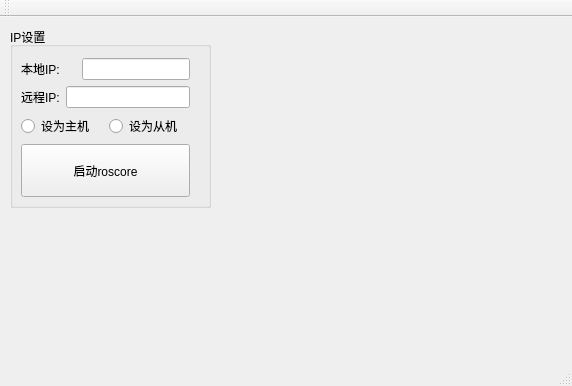
<?xml version="1.0" encoding="UTF-8"?>
<ui version="4.0">
 <class>MainWindow</class>
 <widget class="QMainWindow" name="MainWindow">
  <property name="geometry">
   <rect>
    <x>0</x>
    <y>0</y>
    <width>572</width>
    <height>386</height>
   </rect>
  </property>
  <property name="sizePolicy">
   <sizepolicy hsizetype="MinimumExpanding" vsizetype="Preferred">
    <horstretch>0</horstretch>
    <verstretch>0</verstretch>
   </sizepolicy>
  </property>
  <property name="windowTitle">
   <string>MainWindow</string>
  </property>
  <widget class="QWidget" name="centralWidget">
   <widget class="QLabel" name="label">
    <property name="geometry">
     <rect>
      <x>30</x>
      <y>20</y>
      <width>67</width>
      <height>17</height>
     </rect>
    </property>
    <property name="text">
     <string/>
    </property>
   </widget>
   <widget class="QGroupBox" name="groupBox">
    <property name="geometry">
     <rect>
      <x>10</x>
      <y>10</y>
      <width>201</width>
      <height>181</height>
     </rect>
    </property>
    <property name="title">
     <string>IP设置</string>
    </property>
    <property name="checkable">
     <bool>false</bool>
    </property>
    <widget class="QWidget" name="verticalLayoutWidget">
     <property name="geometry">
      <rect>
       <x>0</x>
       <y>20</y>
       <width>191</width>
       <height>161</height>
      </rect>
     </property>
     <layout class="QVBoxLayout" name="verticalLayout">
      <property name="sizeConstraint">
       <enum>QLayout::SetDefaultConstraint</enum>
      </property>
      <item>
       <layout class="QHBoxLayout" name="horizontalLayout">
        <item>
         <widget class="QLabel" name="label_3">
          <property name="sizePolicy">
           <sizepolicy hsizetype="Preferred" vsizetype="Preferred">
            <horstretch>0</horstretch>
            <verstretch>0</verstretch>
           </sizepolicy>
          </property>
          <property name="text">
           <string>本地IP:</string>
          </property>
         </widget>
        </item>
        <item>
         <widget class="QLineEdit" name="textlocalIP">
          <property name="enabled">
           <bool>true</bool>
          </property>
          <property name="sizePolicy">
           <sizepolicy hsizetype="Preferred" vsizetype="Fixed">
            <horstretch>0</horstretch>
            <verstretch>0</verstretch>
           </sizepolicy>
          </property>
         </widget>
        </item>
       </layout>
      </item>
      <item>
       <layout class="QHBoxLayout" name="horizontalLayout_5">
        <item>
         <widget class="QLabel" name="label_6">
          <property name="text">
           <string>远程IP:</string>
          </property>
         </widget>
        </item>
        <item>
         <widget class="QLineEdit" name="textremoteIP">
          <property name="enabled">
           <bool>true</bool>
          </property>
          <property name="sizePolicy">
           <sizepolicy hsizetype="Expanding" vsizetype="Fixed">
            <horstretch>0</horstretch>
            <verstretch>0</verstretch>
           </sizepolicy>
          </property>
         </widget>
        </item>
       </layout>
      </item>
      <item>
       <layout class="QHBoxLayout" name="horizontalLayout_6">
        <item>
         <widget class="QRadioButton" name="radioHost">
          <property name="sizePolicy">
           <sizepolicy hsizetype="Preferred" vsizetype="Fixed">
            <horstretch>0</horstretch>
            <verstretch>0</verstretch>
           </sizepolicy>
          </property>
          <property name="text">
           <string>设为主机</string>
          </property>
         </widget>
        </item>
        <item>
         <widget class="QRadioButton" name="radioMaster">
          <property name="sizePolicy">
           <sizepolicy hsizetype="Preferred" vsizetype="Fixed">
            <horstretch>0</horstretch>
            <verstretch>0</verstretch>
           </sizepolicy>
          </property>
          <property name="text">
           <string>设为从机</string>
          </property>
         </widget>
        </item>
       </layout>
      </item>
      <item>
       <widget class="QPushButton" name="startButton">
        <property name="sizePolicy">
         <sizepolicy hsizetype="Minimum" vsizetype="MinimumExpanding">
          <horstretch>0</horstretch>
          <verstretch>0</verstretch>
         </sizepolicy>
        </property>
        <property name="text">
         <string>启动roscore</string>
        </property>
       </widget>
      </item>
     </layout>
    </widget>
   </widget>
  </widget>
  <widget class="QToolBar" name="mainToolBar">
   <attribute name="toolBarArea">
    <enum>TopToolBarArea</enum>
   </attribute>
   <attribute name="toolBarBreak">
    <bool>false</bool>
   </attribute>
  </widget>
  <widget class="QStatusBar" name="statusBar"/>
 </widget>
 <layoutdefault spacing="6" margin="11"/>
 <resources/>
 <connections/>
</ui>
